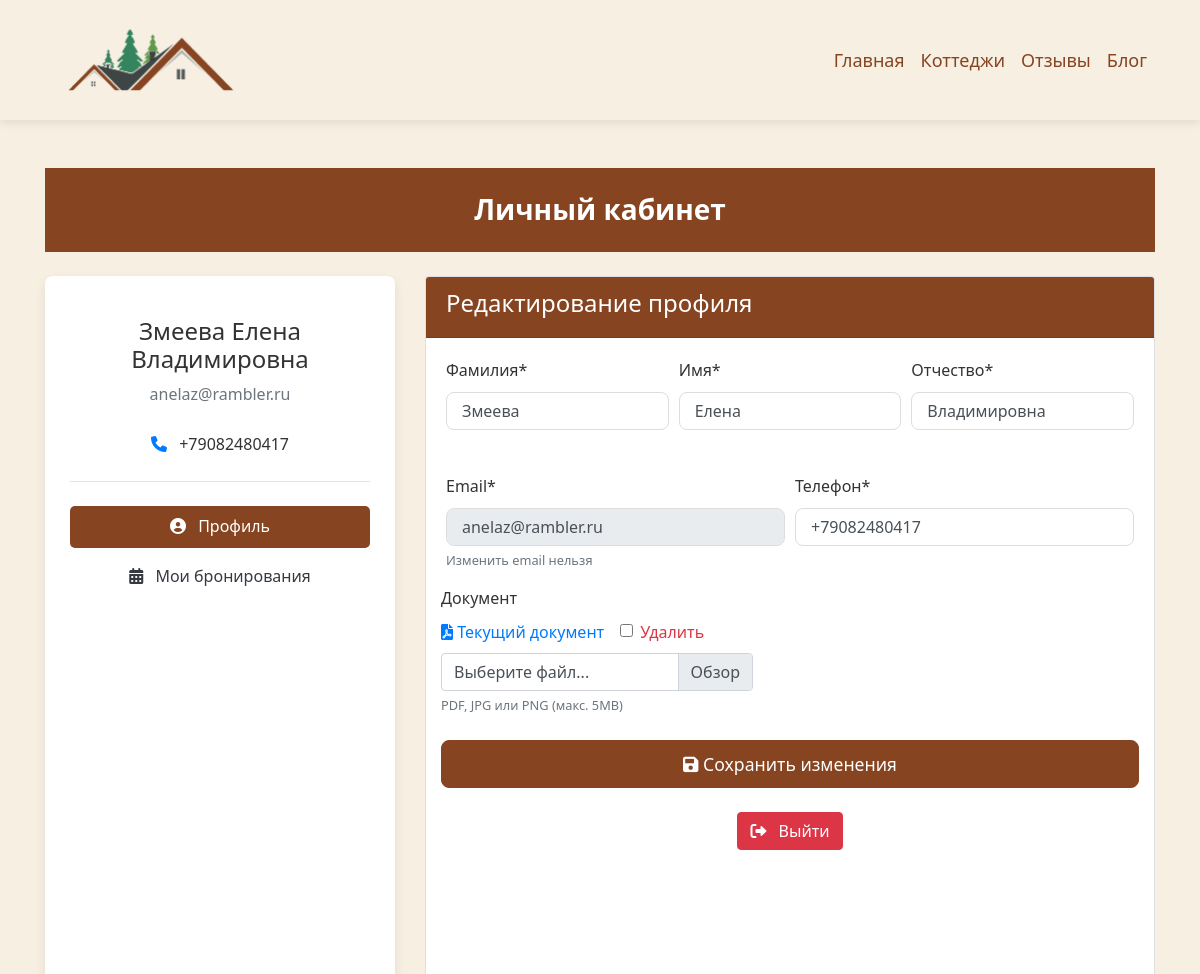
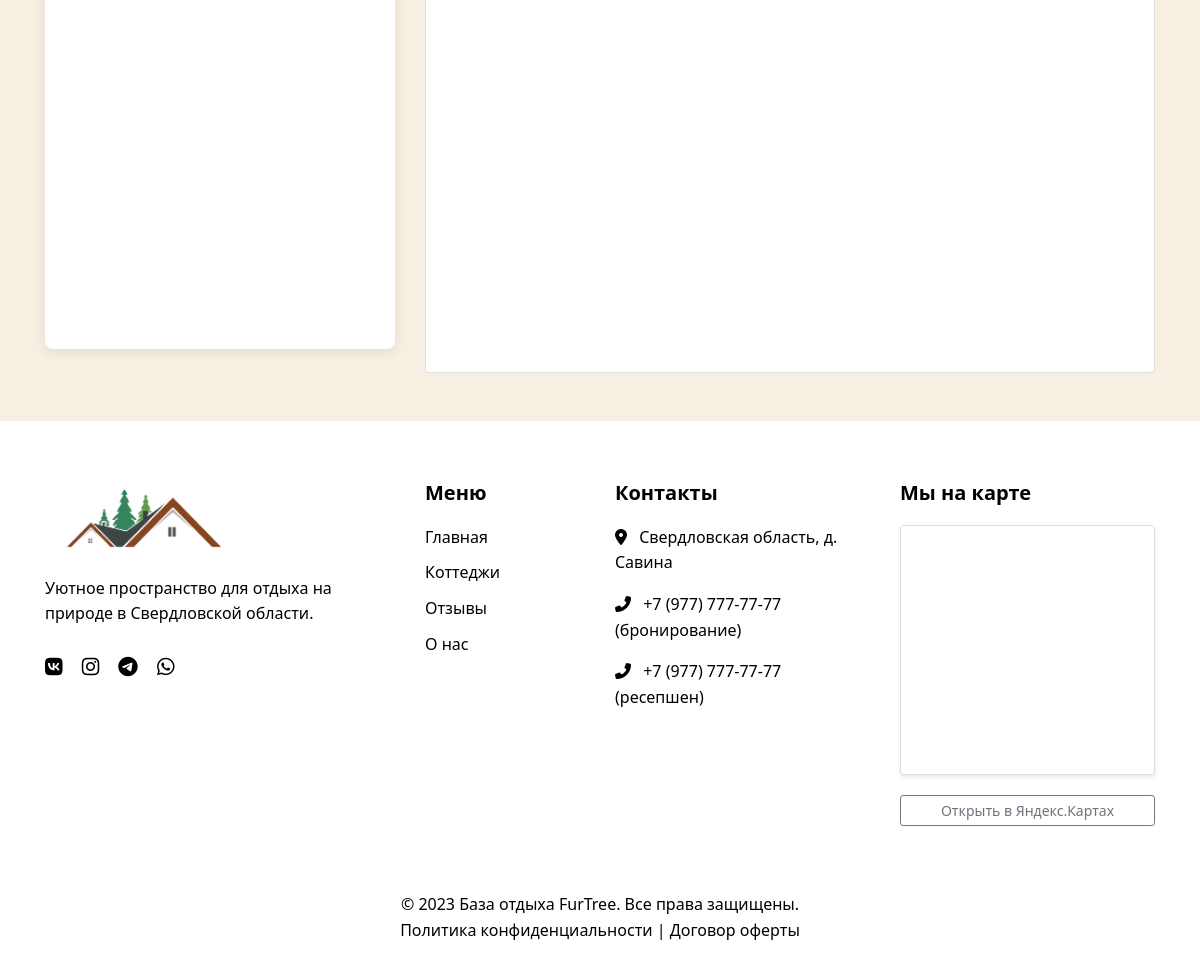
The app's page /account/ (signed in) with its own data (2 pictures, top to bottom).
### recreation/models.py (models this page shows, shortened)
class CustomUser(AbstractUser):
    phone = models.CharField(
        _("Телефон"),
        max_length=12,
        default="+70000000000",
        help_text=_("Формат: +79991234567"),
    )
    last_name = models.CharField(_("Фамилия"), max_length=100, blank=False)
    username = models.CharField(_("Имя"), max_length=100, unique=True)
    patronymic = models.CharField(_("Отчество"), max_length=100, blank=True, null=True)
    REQUIRED_FIELDS = ["email", "phone", "last_name", "patronymic"]
    class Meta:
        db_table = "recreation_customuser"
        verbose_name = _("Пользователь")
        verbose_name_plural = _("Пользователи")
        ordering = ["last_name", "username"]
    def get_full_name(self):
        full_name = f"{self.last_name} {self.username}"  # Используем username как имя
        if self.patronymic:
            full_name += f" {self.patronymic}"
        return full_name.strip()

class Client(models.Model):
    client_id = models.AutoField(primary_key=True, verbose_name="ID клиента")
    user = models.OneToOneField(
        CustomUser,
        on_delete=models.CASCADE,
        related_name="client_profile",
        null=True,
        blank=True,
        verbose_name="Учетная запись",
    )
    last_name = models.CharField(max_length=100, verbose_name="Фамилия")
    first_name = models.CharField(max_length=100, verbose_name="Имя")
    patronymic = models.CharField(max_length=100, verbose_name="Отчество")
    phone_number = models.CharField(max_length=15, verbose_name="Номер телефона")
    email = models.EmailField(max_length=255, verbose_name="Email")
    document = models.FileField(
        upload_to="client_documents/%Y/%m/%d/",
        verbose_name="Документ",
        blank=True,
        null=True,
        help_text="Загрузите сканы документов (паспорт, водительские права и т.д.)",
    )
    class Meta:
        verbose_name = "Клиент"
        verbose_name_plural = "Клиенты"

### recreation/views.py (the view)
# urls.py: path("account/", account_view, name="account"),
@login_required
def account_view(request):
    try:
        client = request.user.client_profile
    except Client.DoesNotExist:
        client = Client.objects.create(
            user=request.user,
            last_name=request.user.last_name or "",
            first_name=request.user.username or "",
            patronymic=request.user.patronymic or "",
            email=request.user.email,
            phone_number=request.user.phone or "",
        )
    if request.method == "POST" and "logout" in request.POST:
        logout(request)
        return redirect("home")
        form = ClientForm(request.POST, request.FILES, instance=client)
        if form.is_valid():
            if (
                "document-clear" in request.POST
                and request.POST["document-clear"] == "on"
            ):
                client.document.delete(save=False)
            form.save()
            messages.success(request, "Профиль успешно обновлен")
            return redirect("account")
        else:
            messages.error(request, "Пожалуйста, исправьте ошибки в форме")
    else:
        form = ClientForm(instance=client)
    return render(request, "account.html", {"form": form, "client": client})

### recreation/templates/account.html (shortened to what this page needs)
<!DOCTYPE html>
<html lang="ru">
<head>
    {% load static %}
    <link rel="stylesheet" href="https://stackpath.bootstrapcdn.com/bootstrap/4.5.2/css/bootstrap.min.css">
    <link rel="stylesheet" href="https://cdnjs.cloudflare.com/ajax/libs/font-awesome/6.0.0/css/all.min.css">
</head>
<body>
     <nav class="navbar navbar-expand-lg navbar-light">
        <div class="container">
            <a class="navbar-brand" href="#">
                <img src="{% static 'images/logotip.png' %}" alt="FurTree Logo">
            </a>
            <div class="collapse navbar-collapse" id="navbarNav">
                <ul class="navbar-nav ml-auto">
                    <li class="nav-item active">
                        <a class="nav-link" href="{% url 'home' %}">Главная</a>
                    </li>
                    <li class="nav-item">
                        <a class="nav-link" href="{% url 'cottages' %}">Коттеджи</a>
                    </li>
                    <li class="nav-item">
                        <a class="nav-link" href="{% url 'all_reviews' %}">Отзывы</a>
                    </li>
                    <li class="nav-item">
                        <a class="nav-link" href="{% url 'post_list' %}">Блог</a>
                    </li>
                </ul>
            </div>
        </div>
    </nav>
    <div class="container py-5">
        <div class="account-header mb-4">
            <h1 class="account-title">Личный кабинет</h1>
        </div>
        <div class="row">
            <div class="col-md-4 mb-4">
                <div class="account-sidebar text-center">
                    <h4 class="mb-2">{{ user.get_full_name|default:user.username }}</h4>
                    <p class="text-muted mb-4">{{ user.email }}</p>
                    {% if user.client_profile.phone_number %}
                        <p class="mb-4">
                            <i class="fas fa-phone mr-2 text-primary"></i>
                            {{ user.client_profile.phone_number }}
                        </p>
                    {% endif %}
                    <hr class="my-4">
                    <ul class="nav nav-pills flex-column">
                        <li class="nav-item">
                            <a class="nav-link active" href="#profile" data-toggle="pill">
                                <i class="fas fa-user-circle mr-2"></i> Профиль
                            </a>
                        </li>
                        <li class="nav-item">
                            <a class="nav-link" href="#bookings" data-toggle="pill">
                                <i class="fas fa-calendar-alt mr-2"></i> Мои бронирования
                            </a>
                        </li>
                    </ul>
                </div>
            </div>
            <div class="col-md-8 mx-auto">
                <div class="card">
                    <div class="card-header bg-primary-color text-white">
                        <h4>Редактирование профиля</h4>
                    </div>
                    <div class="card-body">
                            <form method="post" enctype="multipart/form-data" class="needs-validation" novalidate>
                                <div class="form-row mb-4">
                                    <div class="col-md-4 mb-3">
                                        <label for="id_last_name">Фамилия*</label>
                                        {{ form.last_name }}
                                    </div>
                                    <div class="col-md-4 mb-3">
                                        <label for="id_first_name">Имя*</label>
                                        {{ form.first_name }}
                                    </div>
                                    <div class="col-md-4 mb-3">
                                        <label for="id_patronymic">Отчество*</label>
                                        {{ form.patronymic }}
                                    </div>
                                </div>
                                <div class="form-row mb-4">
                                    <div class="col-md-6 mb-3">
                                        <label for="id_email">Email*</label>
                                        {{ form.email }}
                                        <small class="form-text text-muted">Изменить email нельзя</small>
                                    </div>
                                    <div class="col-md-6 mb-3">
                                        <label for="id_phone_number">Телефон*</label>
                                        {{ form.phone_number }}
                                    </div>
                                    <div class="form-group mb-4">
                                        <label for="id_document">Документ</label>
                                        {% if client.document %}
                                            <div class="mb-2 d-flex align-items-center">
                                                <a href="{{ client.document.url }}" target="_blank" class="mr-3">
                                                    <i class="fas fa-file-pdf"></i> Текущий документ
                                                </a>
                                                <div class="form-check">
                                                    <input type="checkbox" name="document-clear" id="document-clear" class="form-check-input">
                                                    <label for="document-clear" class="form-check-label text-danger">Удалить</label>
                                                </div>
                                            </div>
                                        {% endif %}
                                        <div class="custom-file">
                                            <label class="custom-file-label" for="id_document">Выберите файл...</label>
                                        </div>
                                        <small class="form-text text-muted">PDF, JPG или PNG (макс. 5MB)</small>
                                    </div>
                                    <button type="submit" class="btn btn-primary btn-lg btn-block">
                                        <i class="fas fa-save"></i> Сохранить изменения
                                    </button>
                                </form>
                            </div>
                            <div class="text-center mt-4">
                            <form method="post" action="{% url 'logout' %}">
                                <button type="submit" class="btn btn-danger">
                                    <i class="fas fa-sign-out-alt mr-2"></i> Выйти
                                </button>
                            </form>
                        </div>
                    </div>
                </div>
            </div>
        </div>
    <footer class="footer">
        <div class="container">
            <div class="row">
                <div class="col-lg-4 mb-5 mb-lg-0">
                    <img src="{% static 'images/logotip.png' %}" alt="FurTree Logo" class="footer-logo">
                    <p>Уютное пространство для отдыха на природе в Свердловской области.</p>
                    <div class="social-icons mt-4">
                        <a href="#"><i class="fab fa-vk"></i></a>
                        <a href="#"><i class="fab fa-instagram"></i></a>
                        <a href="#"><i class="fab fa-telegram"></i></a>
                        <a href="#"><i class="fab fa-whatsapp"></i></a>
                    </div>
                </div>
                <div class="col-lg-2 col-md-6 mb-5 mb-md-0">
                    <h3 class="footer-title">Меню</h3>
                    <div class="footer-links">
                        <a href="#">Главная</a>
                        <a href="{% url 'cottages' %}">Коттеджи</a>
                        <a href="{% url 'all_reviews' %}">Отзывы</a>
                        <a href="#">О нас</a>
                    </div>
                </div>
                <div class="col-lg-3 col-md-6 mb-5 mb-md-0">
                    <h3 class="footer-title">Контакты</h3>
                    <div class="footer-links">
                        <p><i class="fas fa-map-marker-alt mr-2"></i> Свердловская область, д. Савина</p>
                        <p><i class="fas fa-phone-alt mr-2"></i> +7 (977) 777-77-77 (бронирование)</p>
                        <p><i class="fas fa-phone-alt mr-2"></i> +7 (977) 777-77-77 (ресепшен)</p>
                    </div>
                </div>
                <div class="col-lg-3 col-md-6">
                    <h3 class="footer-title">Мы на карте</h3>
                    <div class="map-container">
                        <iframe
                            src="https://yandex.ru/map-widget/v1/?ll=63.190568%2C56.901132&z=15&pt=63.190568,56.901132,pm2grl"
                            width="100%"
                            height="250"
                            frameborder="0"
                            allowfullscreen="true"
                            style="border: 1px solid #ddd; border-radius: 4px;">
                        </iframe>
                        <a href="https://yandex.ru/maps/?ll=63.190568%2C56.901132&z=15&pt=63.190568,56.901132,pm2grl"
                        target="_blank"
                        class="btn btn-sm btn-outline-secondary mt-2 d-block">
                            Открыть в Яндекс.Картах
                        </a>
                    </div>
                </div>
            </div>
            <div class="copyright">
                <p class="mb-0">© 2023 База отдыха FurTree. Все права защищены.</p>
                <p class="mb-0">Политика конфиденциальности | Договор оферты</p>
            </div>
        </div>
    </footer>
</body>
</html>

### recreation/templates/account.html (style rules this page uses)
:root { --primary-color: #864421; --secondary-color: #f7efe2; --light-gray: #f8f9fa; --dark-gray: #343a40; --text-color: #333; --border-radius: 8px; --box-shadow: 0 4px 12px rgba(0, 0, 0, 0.08); --transition: all 0.3s ease; }
body { background-color: #f7efe2; color: var(--text-color); font-family: 'Segoe UI', Tahoma, Geneva, Verdana, sans-serif; line-height: 1.6; }
.navbar { background-color: var(--secondary-color) !important; padding: 15px 0; box-shadow: 0 2px 10px rgba(0, 0, 0, 0.1); }
.navbar-brand img { height: 80px; transition: var(--transition); }
.navbar-nav .nav-link { color: var(--primary-color) !important; font-weight: 400; font-size: 18px; padding: 10px 15px; transition: var(--transition); }
.custom-file-label::after { content: "Обзор"; }
.btn-block { padding: 10px; font-size: 1.1rem; }
.account-header { background-color: var(--primary-color); color: white; padding: 25px; text-align: center; }
.account-title { font-size: 28px; font-weight: 700; margin-bottom: 0; }
.account-sidebar { background: white; border-radius: var(--border-radius); box-shadow: var(--box-shadow); padding: 25px; height: 100%; }
.nav-pills .nav-link { color: var(--dark-gray); border-radius: 5px; margin-bottom: 8px; transition: var(--transition); }
.nav-pills .nav-link.active { background-color: var(--primary-color); color: white; }
.form-control { border-radius: var(--border-radius); padding: 12px 15px; border: 1px solid #ddd; transition: var(--transition); }
.btn-primary { background-color: var(--primary-color); border-color: var(--primary-color); padding: 10px 25px; border-radius: var(--border-radius); font-weight: 500; transition: var(--transition); }
.card-header { background-color: var(--primary-color); }
.footer { background-color: #fff; color: #000; padding: 60px 0 30px; }
.footer-logo { max-width: 200px; margin-bottom: 20px; }
.footer-title { font-size: 20px; font-weight: 600; margin-bottom: 20px; }
.footer-links a { color: #000; display: block; margin-bottom: 10px; transition: var(--transition); }
.social-icons a { color: var(--light-text); font-size: 20px; margin-right: 15px; transition: var(--transition); }
.copyright { border-top: 1px solid rgba(255, 255, 255, 0.1); padding-top: 20px; margin-top: 30px; text-align: center; }
.map-container { margin-bottom: 15px; position: relative; }
.map-container iframe { border-radius: 5px; box-shadow: 0 2px 4px rgba(0,0,0,0.1); margin-bottom: 5px; width: 100%; aspect-ratio: 16/9; min-height: 250px; }

### records on screen
CustomUser: get_full_name "Змеева Елена Владимировна", email "anelaz@rambler.ru", client_profile.phone_number "+79082480417"
Client: last_name "Змеева", first_name "Елена", patronymic "Владимировна", email "anelaz@rambler.ru", phone_number "+79082480417"
